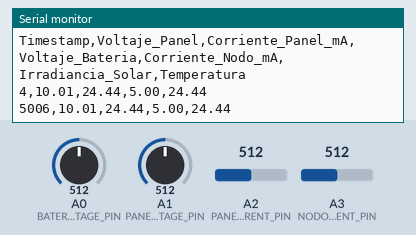
The sketch below on a simulated Arduino Uno, built with avr-gcc and run on an emulated ATmega328P. On the bench: the last lines printed to the serial monitor. The inputs (shaded band) are chosen by the test bench; at power-on: A0 (BATERIA_VOLTAGE_PIN) = 512, A1 (PANEL_VOLTAGE_PIN) = 512, A2 (PANEL_CURRENT_PIN) = 512, A3 (NODO_CURRENT_PIN) = 512.

Above: at 5.8 s.
5.9 s: A0 (BATERIA_VOLTAGE_PIN) set to 716
At 10.4 s:
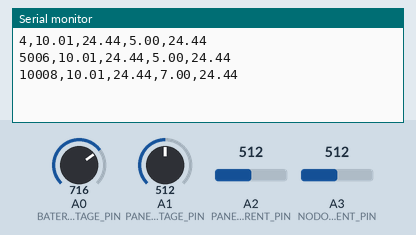
11.9 s: A1 (PANEL_VOLTAGE_PIN) set to 716
At 15.5 s:
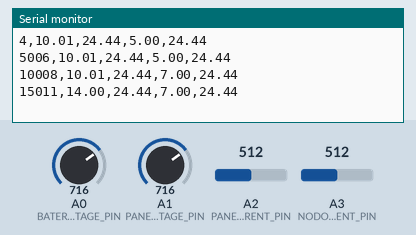
17.9 s: A2 (PANEL_CURRENT_PIN) set to 716
At 20.6 s:
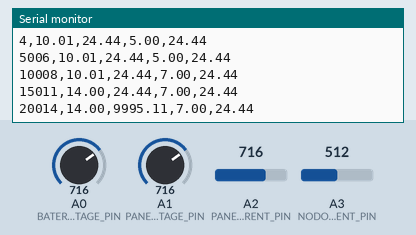
23.9 s: A3 (NODO_CURRENT_PIN) set to 716
At 25.7 s:
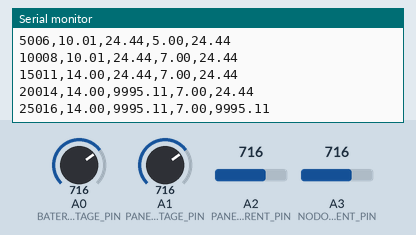
29.9 s: A0 (BATERIA_VOLTAGE_PIN) set to 992
At 30.8 s:
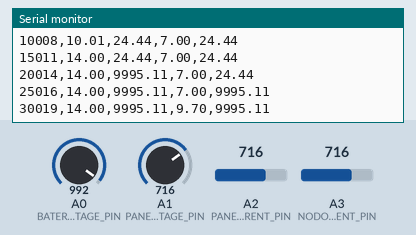
35.9 s: A1 (PANEL_VOLTAGE_PIN) set to 992
At 41.0 s:
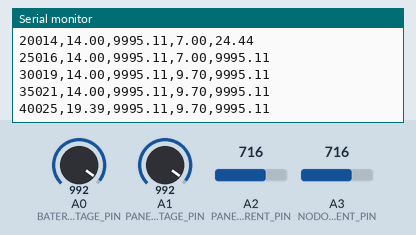
Timing chart, 0 to 42.5 s (numbered marks = the images above; inputs shaded):
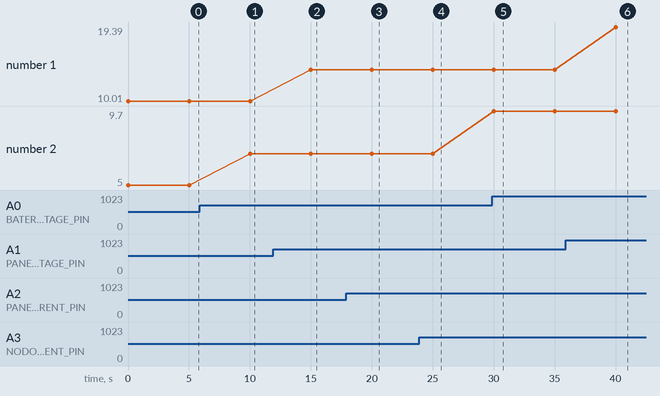

The sketch:

LoggerPanelSolar.ino
```cpp
#include <Wire.h>
#include <DHT.h> // O la librería para tu sensor de temp

// ... (elimina #include <Adafruit_INA219.h>)

// Pines para los ACS712
#define PANEL_CURRENT_PIN A2
#define NODO_CURRENT_PIN  A3

// Pines para los Divisores de Voltaje
#define BATERIA_VOLTAGE_PIN A0
#define PANEL_VOLTAGE_PIN A1

// CALIBRACIÓN DEL ACS712 (esto es lo más importante)
// Necesitas medir el valor que da el pin OUT cuando NO pasa corriente.
// Debe ser ~2.5V, que en el ADC es ~512.
const int ZERO_CURRENT_OFFSET = 512;

// Sensibilidad del tu ACS712 (revisa tu modelo)
// 5A:  185mV por Amperio (0.185V)
// 20A: 100mV por Amperio (0.100V)
// 30A: 66mV por Amperio (0.066V)
const float SENSITIVIDAD_MV_POR_AMP = 100.0; // Ejemplo para el de 20A

void setup() {
  Serial.begin(115200);
  // ... (otros setup)
  Serial.println("Timestamp,Voltaje_Panel,Corriente_Panel_mA,Voltaje_Bateria,Corriente_Nodo_mA,Irradiancia_Solar,Temperatura");
}

float leerCorrienteACS(int pin) {
  int sensorValue = analogRead(pin);

  // Convertir lectura (0-1023) a voltaje (0V-5V)
  float voltajeSalida = sensorValue * (5.0 / 1023.0);

  // Convertir voltaje de salida a Corriente en Amperios
  // (Voltaje - Offset_de_2.5V) / Sensibilidad
  float corriente_A = (voltajeSalida - 2.5) / (SENSITIVIDAD_MV_POR_AMP / 1000.0);

  return corriente_A * 1000.0; // Devolver en mA
}

float leerVoltajeDivisor(int pin, float factorDivisor) {
  // factorDivisor = (R1 + R2) / R2.
  // Ej: R1=10K, R2=10K -> (10+10)/10 = 2.0
  int sensorValue = analogRead(pin);
  float voltajeMedido = sensorValue * (5.0 / 1023.0);
  return voltajeMedido * factorDivisor;
}

void loop() {
  // 1. Leer Panel
  // Factor 4.0 es un ejemplo si usas R1=30K, R2=10K para medir ~20V
  float voltajePanel = leerVoltajeDivisor(PANEL_VOLTAGE_PIN, 4.0);
  float corrientePanel_mA = leerCorrienteACS(PANEL_CURRENT_PIN);

  // 2. Leer Consumo Nodo
  float corrienteNodo_mA = leerCorrienteACS(NODO_CURRENT_PIN);

  // 3. Leer Voltaje Batería
  // Factor 2.0 es ejemplo si usas R1=10K, R2=10K para medir ~5V
  float voltajeBateria = leerVoltajeDivisor(BATERIA_VOLTAGE_PIN, 2.0);

  // ... (Leer LDR y Temperatura) ...

  // Imprimir datos
  Serial.print(millis());
  Serial.print(",");
  Serial.print(voltajePanel);
  Serial.print(",");
  Serial.print(corrientePanel_mA);
  Serial.print(",");
  Serial.print(voltajeBateria);
  Serial.print(",");
  Serial.print(corrienteNodo_mA);
  // ... (imprimir resto de datos)
  Serial.println();

  delay(5000);
}
```

Measured:
- after the input at 5.9 s, the serial monitor: prints a new line after 4.1 s (image 1)
- after the input at 11.9 s, the serial monitor: prints a new line after 3.1 s (image 2)
- after the input at 17.9 s, the serial monitor: prints a new line after 2.1 s (image 3)
- after the input at 23.9 s, the serial monitor: prints a new line after 1.1 s (image 4)
- after the input at 29.9 s, the serial monitor: prints a new line after 0.12 s (image 5)
- after the input at 35.9 s, the serial monitor: prints a new line after 4.1 s (image 6)
- plotted number 1: 10.01 → 14 after the input at 11.9 s, 14 → 19.39 after the input at 35.9 s
- plotted number 2: 5 → 7 after the input at 5.9 s, 7 → 9.7 after the input at 29.9 s
